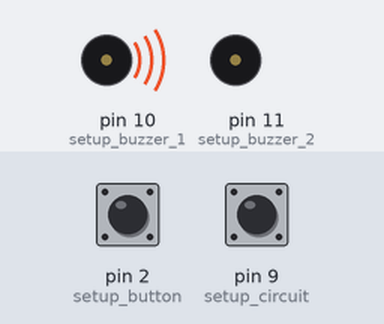
A sketch run on a simulated Arduino Uno, built with avr-gcc and run on an emulated ATmega328P. Parts: buzzer (waves = sounding, pin HIGH). The test bench sets the inputs (shaded band); at power-on: pin 9 (setup_circuit) LOW, pin 2 (setup_button) LOW. What the sketch prints to the serial monitor is not drawn. At 10.1 s the program stops and its outputs stay as they are.

Above: at 1.2 s.
1.3 s: pin 9 (setup_circuit) pulled HIGH for 1 s
4.3 s: pin 9 (setup_circuit) pulled HIGH for 3.2 s
9.0 s: pin 2 (setup_button) pulled HIGH for 0.15 s
At 9.0 s:
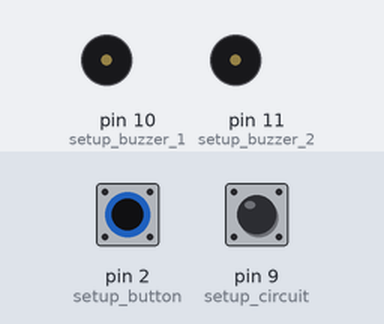
Timing chart, 0 to 11.6 s (numbered marks = the images above; inputs shaded):
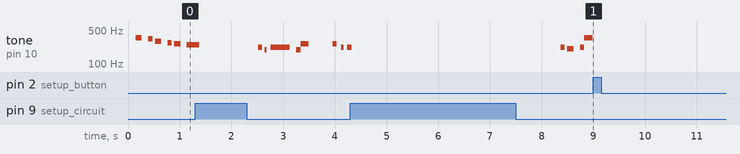

Measured:
- after the input at 9.0 s, tone on pin 10 (setup_buzzer_1): stops changing and stays silent
- by itself, tone on pin 10 (setup_buzzer_1): plays 220 Hz for 0.08 s, 208 Hz for 0.12 s, 220 Hz for 0.08 s, 348 Hz for 0.16 s

The sketch:

buzzwire.ino
```cpp
/*************************************************
   Public Constants
 *************************************************/

#define NOTE_B0  31
#define NOTE_C1  33
#define NOTE_CS1 35
#define NOTE_D1  37
#define NOTE_DS1 39
#define NOTE_E1  41
#define NOTE_F1  44
#define NOTE_FS1 46
#define NOTE_G1  49
#define NOTE_GS1 52
#define NOTE_A1  55
#define NOTE_AS1 58
#define NOTE_B1  62
#define NOTE_C2  65
#define NOTE_CS2 69
#define NOTE_D2  73
#define NOTE_DS2 78
#define NOTE_E2  82
#define NOTE_F2  87
#define NOTE_FS2 93
#define NOTE_G2  98
#define NOTE_GS2 104
#define NOTE_A2  110
#define NOTE_AS2 117
#define NOTE_B2  123
#define NOTE_C3  131
#define NOTE_CS3 139
#define NOTE_D3  147
#define NOTE_DS3 156
#define NOTE_E3  165
#define NOTE_F3  175
#define NOTE_FS3 185
#define NOTE_G3  196
#define NOTE_GS3 208
#define NOTE_A3  220
#define NOTE_AS3 233
#define NOTE_B3  247
#define NOTE_C4  262
#define NOTE_CS4 277
#define NOTE_D4  294
#define NOTE_DS4 311
#define NOTE_E4  330
#define NOTE_F4  349
#define NOTE_FS4 370
#define NOTE_G4  392
#define NOTE_GS4 415
#define NOTE_A4  440
#define NOTE_AS4 466
#define NOTE_B4  494
#define NOTE_C5  523
#define NOTE_CS5 554
#define NOTE_D5  587
#define NOTE_DS5 622
#define NOTE_E5  659
#define NOTE_F5  698
#define NOTE_FS5 740
#define NOTE_G5  784
#define NOTE_GS5 831
#define NOTE_A5  880
#define NOTE_AS5 932
#define NOTE_B5  988
#define NOTE_C6  1047
#define NOTE_CS6 1109
#define NOTE_D6  1175
#define NOTE_DS6 1245
#define NOTE_E6  1319
#define NOTE_F6  1397
#define NOTE_FS6 1480
#define NOTE_G6  1568
#define NOTE_GS6 1661
#define NOTE_A6  1760
#define NOTE_AS6 1865
#define NOTE_B6  1976
#define NOTE_C7  2093
#define NOTE_CS7 2217
#define NOTE_D7  2349
#define NOTE_DS7 2489
#define NOTE_E7  2637
#define NOTE_F7  2794
#define NOTE_FS7 2960
#define NOTE_G7  3136
#define NOTE_GS7 3322
#define NOTE_A7  3520
#define NOTE_AS7 3729
#define NOTE_B7  3951
#define NOTE_C8  4186
#define NOTE_CS8 4435
#define NOTE_D8  4699
#define NOTE_DS8 4978

//TM1637 *_display = new TM1637(12, 13); // create display object, 12 = CLK (clock), 13 = D10 (data)

// music
int songState = 0;

int melody[] = {
  NOTE_F4, NOTE_E4, NOTE_D4, NOTE_CS4,
  NOTE_C4, NOTE_B3, NOTE_AS3, NOTE_A3,
  NOTE_G3, NOTE_A3, NOTE_AS3, NOTE_A3,
  NOTE_G3, NOTE_C4, 0,

  NOTE_C4, NOTE_A3, NOTE_A3, NOTE_A3,
  NOTE_GS3, NOTE_A3, NOTE_F4, NOTE_C4,
  NOTE_C4, NOTE_A3, NOTE_AS3, NOTE_AS3,
  NOTE_AS3, NOTE_C4, NOTE_D4, 0,

  NOTE_AS3, NOTE_G3, NOTE_G3, NOTE_G3,
  NOTE_FS3, NOTE_G3, NOTE_E4, NOTE_D4,
  NOTE_D4, NOTE_AS3, NOTE_A3, NOTE_A3,
  NOTE_A3, NOTE_AS3, NOTE_C4, 0,

  NOTE_C4, NOTE_A3, NOTE_A3, NOTE_A3,
  NOTE_GS3, NOTE_A3, NOTE_A4, NOTE_F4,
  NOTE_F4, NOTE_C4, NOTE_B3, NOTE_G4,
  NOTE_G4, NOTE_G4, NOTE_G4, 0,

  NOTE_G4, NOTE_E4, NOTE_G4, NOTE_G4,
  NOTE_FS4, NOTE_G4, NOTE_D4, NOTE_G4,
  NOTE_G4, NOTE_FS4, NOTE_G4, NOTE_C4,
  NOTE_B3, NOTE_C4, NOTE_B3, NOTE_C4, 0
};

int tempo[] = {
  8, 16, 8, 16,
  8, 16, 8, 16,
  16, 16, 16, 8,
  16, 8, 3,

  12, 16, 16, 16,
  8, 16, 8, 16,
  8, 16, 8, 16,
  8, 16, 4, 12,

  12, 16, 16, 16,
  8, 16, 8, 16,
  8, 16, 8, 16,
  8, 16, 4, 12,

  12, 16, 16, 16,
  8, 16, 8, 16,
  8, 16, 8, 16,
  8, 16, 4, 16,

  12, 17, 17, 17,
  8, 12, 17, 17,
  17, 8, 16, 8,
  16, 8, 16, 8, 1
};

// non blocking setup
// free play

unsigned long time;

unsigned long previousMillis1 = 0; // time words last changed
const long interval1 = 1500; // interval between changing

// music
unsigned long previousMillis2 = 0; // time last changed
const long interval2 = 100; // interval between notes

int displayStatus = 0; // keep track of what's displayed
int mode = 0; // keep track of game mode -- change to 0 or 1 for different modes

bool countdown = false;

unsigned long previousMillis3 = 0; // time last changed
const long interval3 = 1000; // interval between countdown
int count = 20; // challenge mode timer

void setup() {
  // put your setup code here, to run once:
  pinMode(9, INPUT); // setup circuit
  pinMode(10, OUTPUT); // setup buzzer 1
  pinMode(11, OUTPUT); // setup buzzer 2
  pinMode(2, INPUT); // setup button
  Serial.begin(9600);

  // _display->set(5); // set brightness
  // _display->point(false); // remove colon
  // _display->init(); // start display
}

void loop() {
  // put your main code here, to run repeatedly:
//  if (mode == 0) {
//    // challenge mode
//    if (digitalRead(2) == HIGH) {
//      delay(25);
//      if (digitalRead(2) == HIGH) {
//        countdown = true; // start COUNTDOWN
//      }
//    }
//    if (countdown) {
//      showCountdown(); // advance countdown
//    }
//  }
//  else {
//    // free play
//    toggleFreePlay();
//  }

  time = millis();

  if (digitalRead(9) == HIGH) {
    delay(5);
    if (digitalRead(9) == HIGH) {
      time += 5000;
      while (digitalRead(9) == HIGH) {
        buzz(10, NOTE_B0, 1000);
      }
    }
  }

  if (digitalRead(2) == HIGH) {
    Serial.println(time);
    delay(1000);
    exit(0);
    //INSERT CODE TO SEND TIME
  }

  else
    sing();
}

void showCountdown() {
  // countdown the time remaining
  unsigned long currentMillis = millis(); // current time
  if (currentMillis - previousMillis3 >= interval3) {
    previousMillis3 = currentMillis;
    --count;
    //showNumber(count);
    if (count == 0) {
      // game over
      countdown = false;
      count = 20;
      // reset countdown
      // buzz 3 times
      buzz(10, NOTE_B0, 1000 );
      delay(100);
      buzz(10, NOTE_B0, 1000 );
      delay(100);
      buzz(10, NOTE_B0, 1000);
    }
  }
}

//void showNumber(int number) {
// // show numbers (maximum 99) on display
// _display->display(0, 25); // write - to segment 1
// _display->display(3, 25); // write - to segment 4
//
// // write number to middle of display
//  if(number == 10)
//  {
//     _display->display(1,1);
//   _display->display(2,0);
//  }
//  else if(number > 9)
//  {
//   _display->display(1,1);
//   int newVal = number - 10;
//   _display->display(2, newVal);
//  }
//  else
//  {
//     _display->display(1,0);
//   _display->display(2,number);
//  }
//}

void toggleFreePlay() {
  // scroll between words without blocking
  unsigned long currentMillis = millis(); // current time
  if (currentMillis - previousMillis1 >= interval1) {
    previousMillis1 = currentMillis;
    // if(displayStatus == 1)
    // showPlay();
    // else
    // showFree();
  }
}

//void showPlay() {
// // write "PLAY" to the display
// _display->display(0, 21); // write P to segment 1
// _display->display(1, 18); // write L to segment 2
// _display->display(2, 10); // write A to segment 3
// _display->display(3, 4); // write Y to segment 4
// displayStatus = 2;
//}

//void showFree() {
//  write "Free" to the display
// _display->display(0, 15); // write F to segment 1
// _display->display(1, 23); // write r to segment 2
// _display->display(2, 14); // write E to segment 3
// _display->display(3, 14); // write E to segment 4
// displayStatus = 1;
//}

void buzz(int targetPin, long frequency, long length) {
  /* Buzzer example function by Rob Faludi
    http://www.faludi.com
    https://gist.github.com/AnthonyDiGirolamo/1405180
  */
  long delayValue = 1000000 / frequency / 2; // calculate the delay value between transitions
  //// 1 second's worth of microseconds, divided by the frequency, then split in half since
  //// there are two phases to each cycle
  long numCycles = frequency * length / 1000; // calculate the number of cycles for proper timing
  //// multiply frequency, which is really cycles per second, by the number of seconds to
  //// get the total number of cycles to produce
  for (long i = 0; i < numCycles; i++) { // for the calculated length of time...
    digitalWrite(targetPin, HIGH); // write the buzzer pin high to push out the diaphragm
    delayMicroseconds(delayValue); // wait for the calculated delay value
    digitalWrite(targetPin, LOW); // write the buzzer pin low to pull back the diaphragm
    delayMicroseconds(delayValue); // wait again for the calculated delay value
  }
}

void sing() {
  // play the song in a non blocking way
  unsigned long currentMillis = millis();

  if (currentMillis - previousMillis2 >= interval2) {
    previousMillis2 = currentMillis;
    int noteDuration = 1000 / tempo[songState];
    buzz(10, melody[songState], noteDuration);
    int pauseBetweenNotes = noteDuration;
    delay(pauseBetweenNotes);

    // stop the tone playing:
    buzz(10, 0, noteDuration);

    ++songState;
    // start song again if finished
    if (songState > 79) {
      songState = 14; // skip intro
    }
  }
}
```
